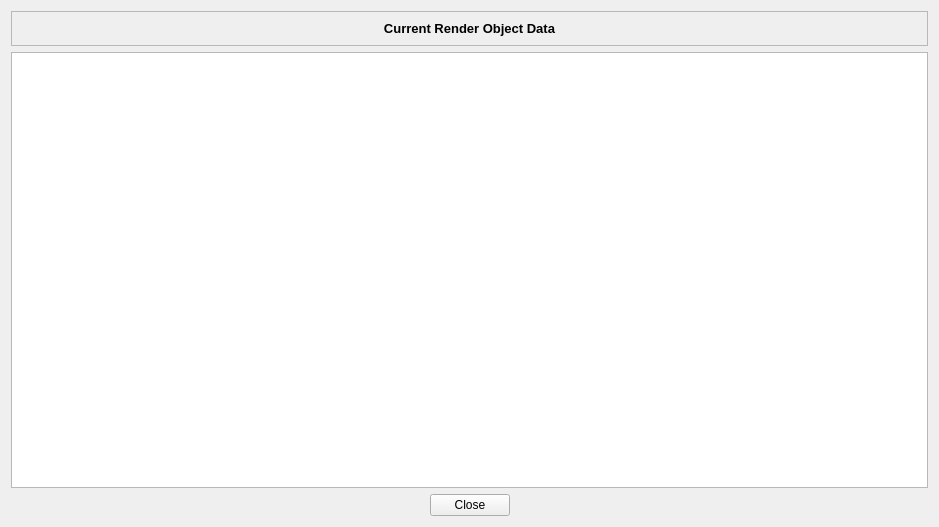
<?xml version="1.0" encoding="UTF-8"?>
<ui version="4.0">
 <class>RendererObjectWidget</class>
 <widget class="QWidget" name="RendererObjectWidget">
  <property name="geometry">
   <rect>
    <x>0</x>
    <y>0</y>
    <width>939</width>
    <height>527</height>
   </rect>
  </property>
  <property name="windowTitle">
   <string>Render Objects</string>
  </property>
  <layout class="QVBoxLayout" name="verticalLayout">
   <item>
    <widget class="QFrame" name="frame_3">
     <property name="maximumSize">
      <size>
       <width>16777215</width>
       <height>40</height>
      </size>
     </property>
     <property name="autoFillBackground">
      <bool>false</bool>
     </property>
     <property name="frameShape">
      <enum>QFrame::StyledPanel</enum>
     </property>
     <property name="frameShadow">
      <enum>QFrame::Raised</enum>
     </property>
     <property name="midLineWidth">
      <number>0</number>
     </property>
     <layout class="QHBoxLayout" name="horizontalLayout_2">
      <item>
       <widget class="QLabel" name="label_2">
        <property name="minimumSize">
         <size>
          <width>0</width>
          <height>0</height>
         </size>
        </property>
        <property name="font">
         <font>
          <pointsize>10</pointsize>
          <weight>75</weight>
          <bold>true</bold>
         </font>
        </property>
        <property name="text">
         <string>Current Render Object Data</string>
        </property>
        <property name="alignment">
         <set>Qt::AlignCenter</set>
        </property>
       </widget>
      </item>
     </layout>
    </widget>
   </item>
   <item>
    <widget class="QTextBrowser" name="textBrowser"/>
   </item>
   <item>
    <layout class="QHBoxLayout" name="horizontalLayout">
     <item>
      <spacer name="horizontalSpacer">
       <property name="orientation">
        <enum>Qt::Horizontal</enum>
       </property>
       <property name="sizeHint" stdset="0">
        <size>
         <width>40</width>
         <height>20</height>
        </size>
       </property>
      </spacer>
     </item>
     <item>
      <widget class="QPushButton" name="closeButton">
       <property name="text">
        <string>Close</string>
       </property>
      </widget>
     </item>
     <item>
      <spacer name="horizontalSpacer_2">
       <property name="orientation">
        <enum>Qt::Horizontal</enum>
       </property>
       <property name="sizeHint" stdset="0">
        <size>
         <width>40</width>
         <height>20</height>
        </size>
       </property>
      </spacer>
     </item>
    </layout>
   </item>
  </layout>
 </widget>
 <resources/>
 <connections/>
</ui>
